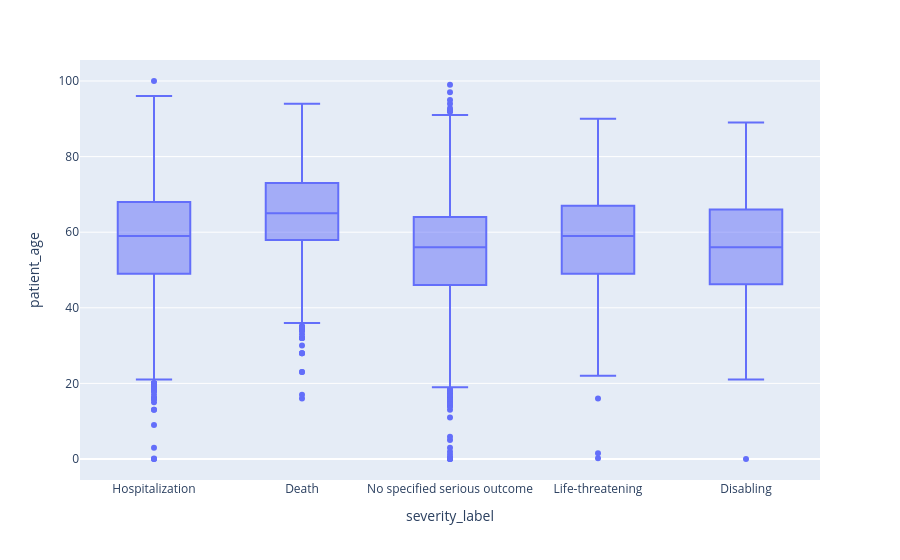

The notebook cell saved with this chart:
### Code cell
# Analysis 2 — Severity distribution by age
px.box(
    df_reports,
    x="severity_label",
    y="patient_age")

### Figure 1 — Plotly figure (JSON) as saved in the notebook; plotly's stock layout.template omitted (floating-point values rounded to 4 significant figures; data arrays with more than 128 entries replaced by an {"elided": "..."} marker saying what was removed)
{"data": [{"alignmentgroup": "True", "hovertemplate": "severity_label=%{x}<br>patient_age=%{y}<extra></extra>", "legendgroup": "", "marker": {"color": "#636efa"}, "name": "", "notched": false, "offsetgroup": "", "orientation": "v", "showlegend": false, "type": "box", "x": {"elided": "54170 str values"}, "x0": " ", "xaxis": "x", "y": {"elided": "54170 float values"}, "y0": " ", "yaxis": "y"}], "layout": {"boxmode": "group", "legend": {"tracegroupgap": 0}, "margin": {"t": 60}, "xaxis": {"anchor": "y", "domain": [0, 1], "title": {"text": "severity_label"}}, "yaxis": {"anchor": "x", "domain": [0, 1], "title": {"text": "patient_age"}}}}
